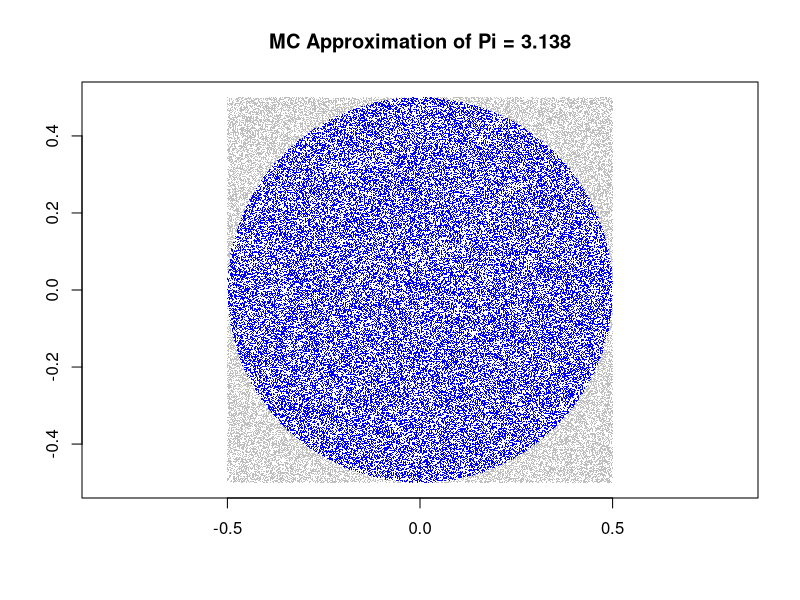
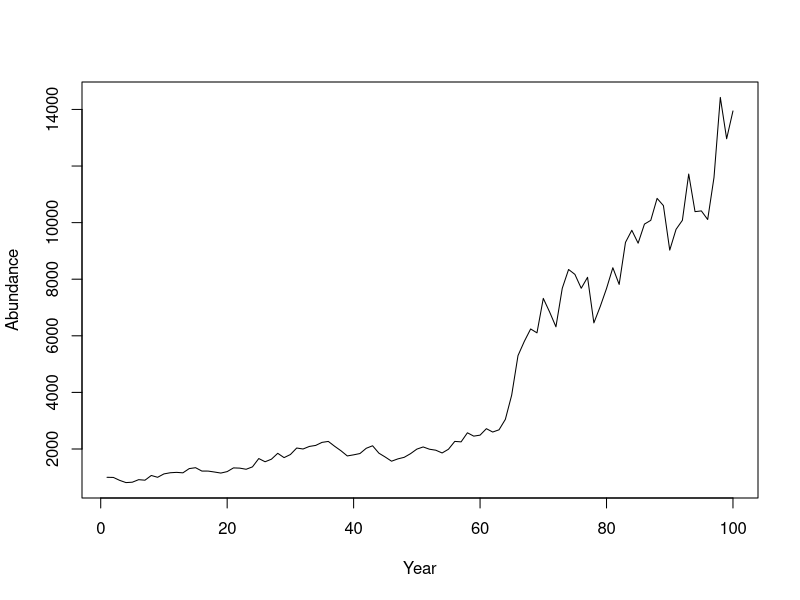
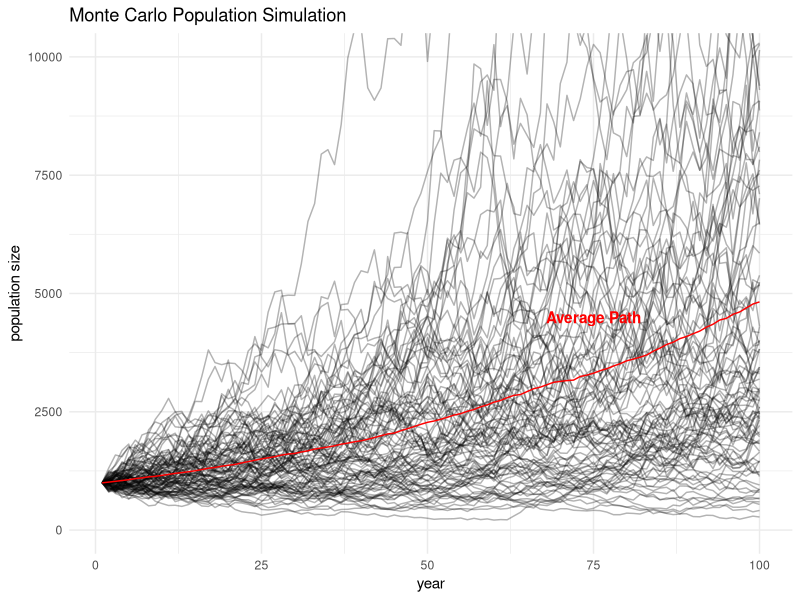

Reproduce these figures in R, in order.
#' Monte Carlo Simulations in R
library(ggplot2)

#' Approximating Pi
#' inspiration: https://www.countbayesie.com/blog/2015/3/3/6-amazing-trick-with-monte-carlo-simulations
#' 
#' The area of a circle = pi*r^2
#' The area of a square containing that circle would be 4*r^2
#' Thus, pi = the ratio of area of circle / area of the square, times 4.
#' 
#' We know a point falls within the circle if x^2 + y^2 is less than of equal to
#' the radius. By repeatedly sampling from numbers within the range of the 
#' rectangle that encompasses the circle, we can approximate the area of the 
#' circle and the area of the rectangle, and then solve for Pi

runs = 100000L
radius = 0.5

x = runif(runs, min = -radius, max = radius)
y = runif(runs, min = -radius, max = radius)

in_circle = (x^2 + y^2) <= radius^2 ##returns TRUE if inequality is true

monte_carlo_pi = sum(in_circle/runs) * 4


plot(x,y,
     pch='.',col=ifelse(in_circle,"blue","grey"),
     xlab='',ylab='',asp=1,
     main=paste("MC Approximation of Pi =",monte_carlo_pi))


#' Something more fun: Population growth
#' source: https://bstaton1.github.io/au-r-workshop/ch4.html
#' 

pop_sim = function(nt = "number of years",
                   grow = "population growth rate",
                   sd_grow = "annual variation in growth rate",
                   u = "annual exploitation rate",
                   initial_size = "initial population size"){
  pop_size = NULL
  pop_size[1] = initial_size
  
  for (t in 2:nt){
    pop_size[t] = (pop_size[t-1]* grow * rlnorm(1, 0, sd_grow)) * (1 - u)
  }
  
  return(pop_size)
}


sim_1 = pop_sim(nt = 100,
                grow = 1.1,
                sd_grow = 0.1,
                u = 0.08,
                initial_size = 1000)
plot(sim_1, type = "l", pch = 15, xlab = "Year", ylab = "Abundance")


sim_multiple = replicate(n = 1000, expr =  pop_sim(nt = 100,
                                                   grow = 1.1,
                                                   sd_grow = 0.1,
                                                   u = 0.08,
                                                   initial_size = 1000)
)



sim_multiple = as.data.frame(sim_multiple) ##convert to dataframe before ggplot
sim_multiple$index = 1:nrow(sim_multiple)  ##add row numbers = years
  
library(ggplot2)
p = ggplot(data = sim_multiple)
for (i in 1:100){ ##iteratively add lines from each simulation run
  p = p + geom_line(mapping = aes_string(x = "index", y = sim_multiple[,i]), 
                 alpha = 0.3)
}

p + labs(title = "Monte Carlo Population Simulation",
         x = "year", y = "population size") +
    coord_cartesian(ylim = c(0, 10000)) +
    theme_minimal() +
    ##plot mean path 
    geom_line(aes(x = index, y = rowMeans(sim_multiple[,-index])),
              color = "red") + 
    annotate("text", x = 75, y = 4500, label = "Average Path",
             color = 'red', fontface = 2)
  






